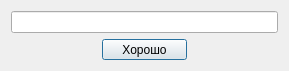
<?xml version="1.0" encoding="UTF-8"?>
<ui version="4.0">
 <class>Name_Dio</class>
 <widget class="QDialog" name="Name_Dio">
  <property name="geometry">
   <rect>
    <x>0</x>
    <y>0</y>
    <width>289</width>
    <height>71</height>
   </rect>
  </property>
  <property name="minimumSize">
   <size>
    <width>289</width>
    <height>71</height>
   </size>
  </property>
  <property name="maximumSize">
   <size>
    <width>289</width>
    <height>71</height>
   </size>
  </property>
  <property name="windowTitle">
   <string>Dialog</string>
  </property>
  <layout class="QGridLayout" name="gridLayout">
   <item row="1" column="1">
    <widget class="QPushButton" name="pushButton">
     <property name="text">
      <string>Хорошо</string>
     </property>
    </widget>
   </item>
   <item row="0" column="0" colspan="3">
    <widget class="QLineEdit" name="lineEdit"/>
   </item>
  </layout>
 </widget>
 <resources/>
 <connections/>
</ui>
